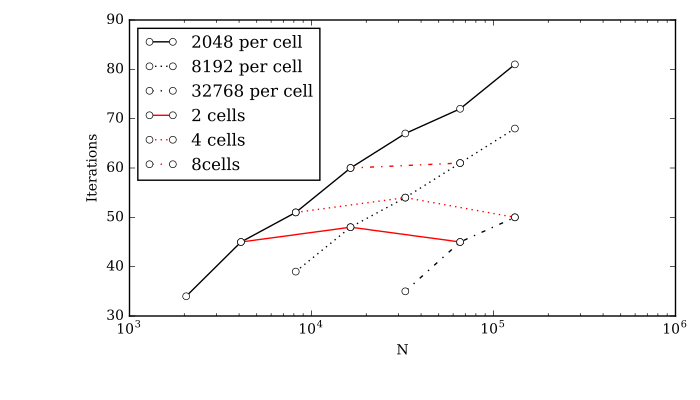

This figure's Python source:
# coding: utf-8

import sys
import numpy
from matplotlib import pyplot, rcParams
from matplotlib.backends.backend_pdf import FigureCanvasPdf

rcParams['font.family'] = 'serif'
rcParams['font.size'] = '10'

result = open(sys.argv[1])
lines = result.readlines()

for i,line in enumerate(lines):
	if "StokesBEM on multiples rbcs" in line:
		break

temp =[]

for line in lines[i+1:]:
    for elem in line.split():
        try:
            temp.append(float(elem))
        except ValueError:
            pass

temp = numpy.array(temp, dtype=int)

# find the indices of 2048, 8192, 32768
idx = numpy.where(temp > 2000)[0]

# set up data
N_2048 = temp[idx[0]] * temp[idx[0]+1:idx[1]:2]
cells_2048 = temp[idx[0]+2:idx[1]:2]

N_8192 = temp[idx[1]] * temp[idx[1]+1:idx[2]:2]
cells_8192 = temp[idx[1]+2:idx[2]:2]

N_32768 = temp[idx[2]] * temp[idx[2]+1::2]
cells_32768 = temp[idx[2]+2::2]

it_2cells = []
it_4cells = []
it_8cells = []

for index, elem in enumerate(temp):
	if elem == 2:
		it_2cells.append(temp[index+1])
	elif elem == 4:
		it_4cells.append(temp[index+1])
	elif elem == 8:
		it_8cells.append(temp[index+1])


N = numpy.array([2048, 8192, 32768])
N_2cells = 2 * N
N_4cells = 4 * N
N_8cells = 8 * N[:-1]

# set up plot
fig = pyplot.figure(figsize=(7,4), dpi=80)
ax = fig.add_subplot(111)

# plot log-log
bar1 = ax.semilogx(N_2048,cells_2048,c='k',marker='o', ls='-', mfc='w', ms=5, label='')
bar2 = ax.semilogx(N_8192,cells_8192,c='k',marker='o', ls=':', mfc='w', ms=5, label='')
bar3 = ax.semilogx(N_32768,cells_32768,c='k',marker='o', ls='-.', mfc='w', ms=5, label='')
bar4 = ax.semilogx(N_2cells,it_2cells,c='r',marker='o', ls='-', mfc='w', ms=5, label='')
bar5 = ax.semilogx(N_4cells,it_4cells,c='r',marker='o', ls=':', mfc='w', ms=5, label='')
bar6 = ax.semilogx(N_8cells,it_8cells,c='r',marker='o', ls='-.', mfc='w', ms=5, label='')

# axis labels
ax.set_ylabel('Iterations', fontsize=10)
ax.set_xlabel('N', fontsize=10)
ax.legend( (bar1[0],bar2[0],bar3[0],bar4[0],bar5[0],bar6[0]), ('2048 per cell','8192 per cell','32768 per cell','2 cells','4 cells','8cells'),loc=2)
fig.subplots_adjust(left=0.185, bottom=0.21, right=0.965, top=0.95)
canvas = FigureCanvasPdf(fig)

# plot to pdf
canvas.print_figure('EthrocyteMultipleCellIterations.pdf',dpi=80)
